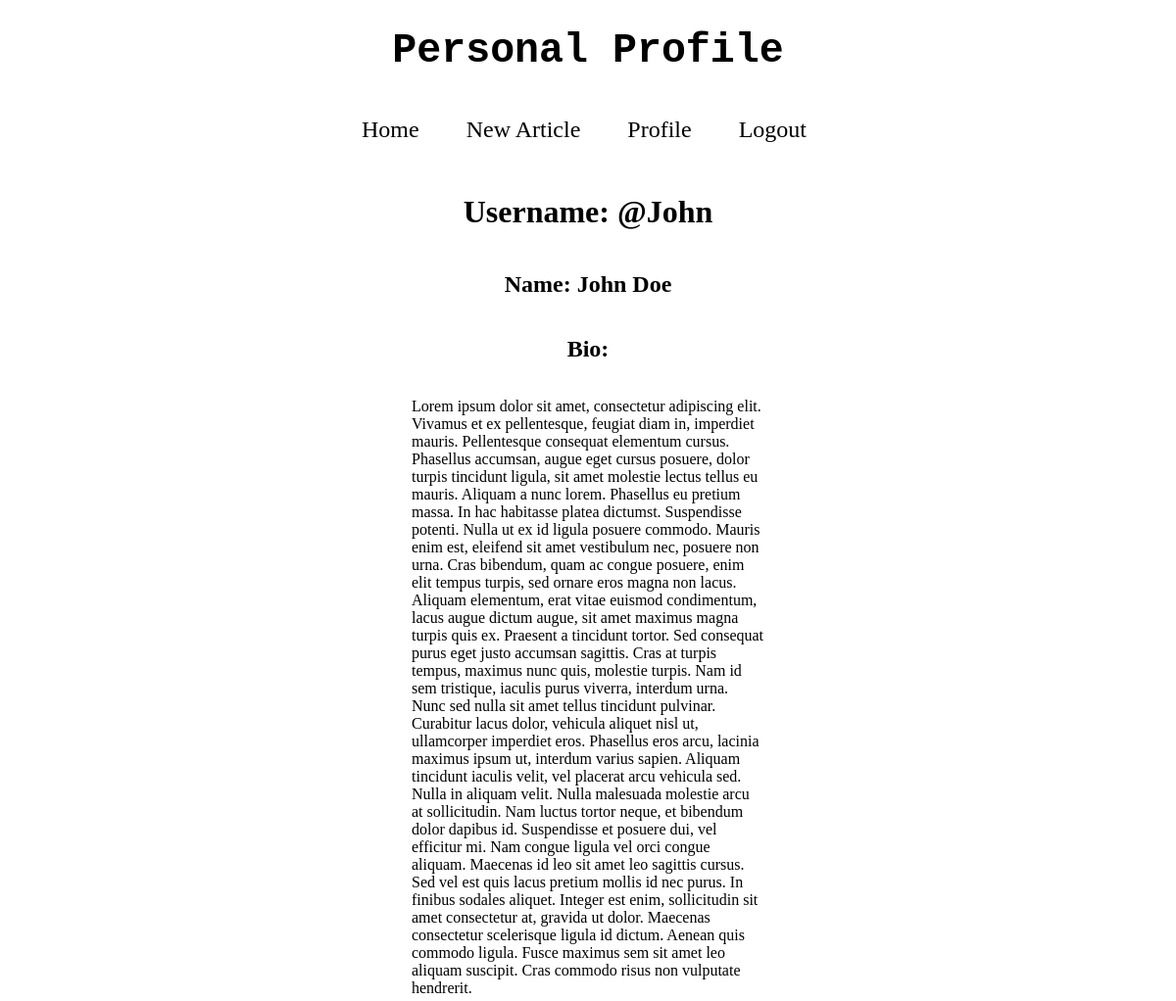
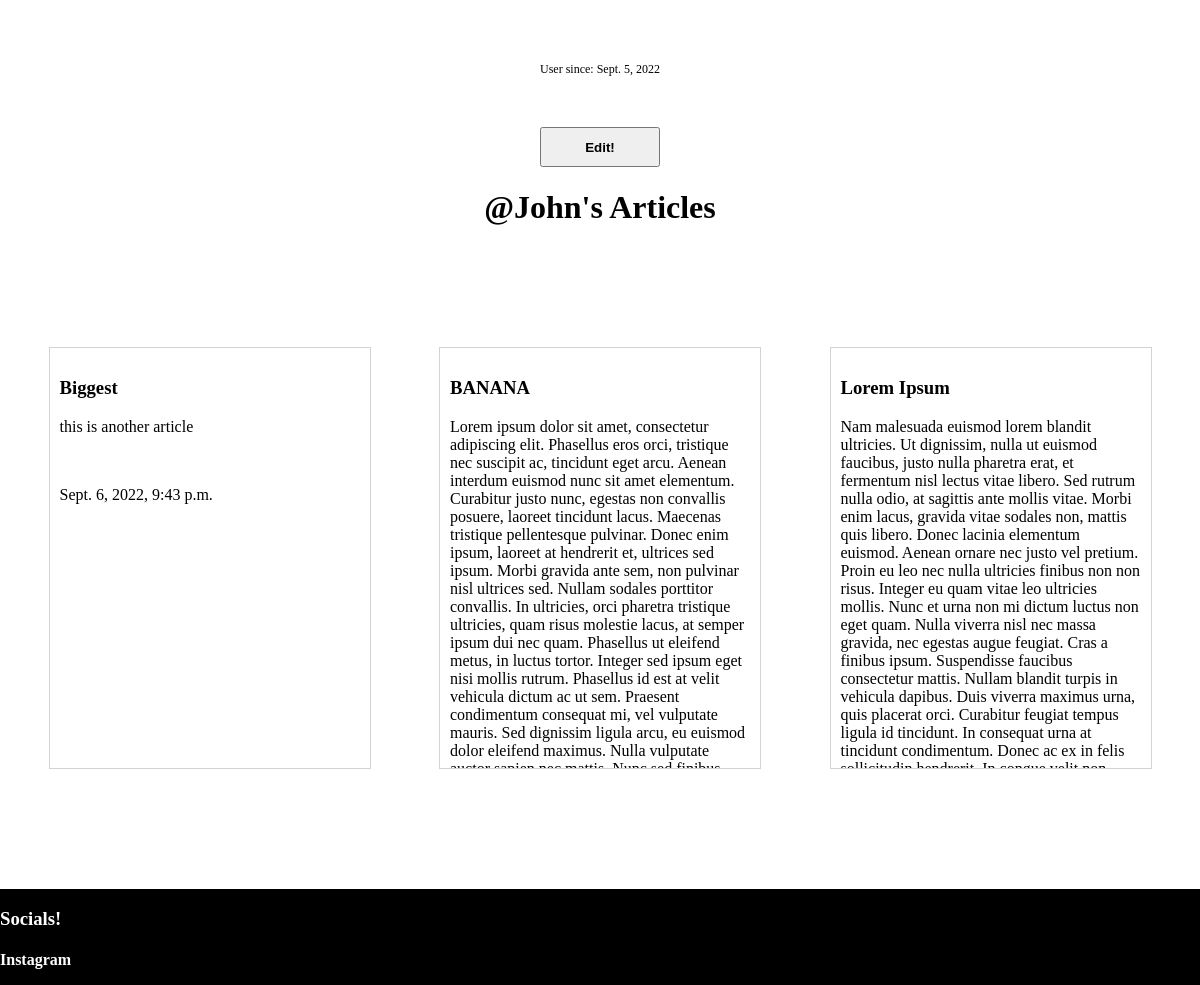
Screenshot of /profile/3 (signed in) with the database file from the repository (2 pictures, top to bottom).
### personalBlog/models.py (models this page shows, shortened)
class UserProfile(models.Model):
    username=models.OneToOneField(User, on_delete=models.CASCADE, related_name="profile")
    profileName=models.CharField(max_length=20, blank=True, null=True, default="John Doe")
    bio=models.TextField(null=True, blank=True, default="Your bio here...")
    created=models.DateField(auto_now_add=True)

class User(AbstractUser):
    pass

class Article(models.Model):
    author=models.ForeignKey(User, on_delete=models.PROTECT)
    headline=models.CharField(max_length=100, default="Your Title....")
    content=models.TextField()
    timestampCreated=models.DateTimeField(auto_now_add=True)
    timestampUpdated=models.DateTimeField(auto_now=True)

### personalBlog/views.py (the view)
# urls.py: path('profile/<int:id>', views.profile, name= "profile"),
def profile(request,id):
    if request.method=="GET":
        this_Profile=UserProfile.objects.get(username=request.user)
        my_Posts=Article.objects.filter(author=request.user)
        context={
            "profile":this_Profile,
            "posts":my_Posts
        }
        return render(request, "profile.html", context)
    else:
        this_Profile=UserProfile.objects.get(username=request.user)
        this_Profile.bio= request.POST["new_Bio"]
        this_Profile.profileName= request.POST["new_Name"]
        this_Profile.save()
        return HttpResponseRedirect(request.path_info)

### personalBlog/templates/profile.html (shortened to what this page needs)
{% extends "layout.html" %}
{% block headline %}Personal Profile{% endblock %}
{%load static %}
{% block content %}
    <div class = "profile">
        <div id ="unedited_Profile">
            <h1>Username: @{{profile.username}}</h1>
            <h2>Name: {{profile.profileName}}</h2>
            <h2>Bio:</h2> <p id="ProfBio"> {{profile.bio}}</p>
            <p id="userTimes">User since: {{profile.created}}</p>
            <button id="editArt_Profile">Edit!</button>
            <h1>@{{profile.username}}'s Articles</h1>
        </div>
    <div id="yourArticles">
        {% for post in posts %}
        <div class="profile_Article">
            <h3>{{post.headline}}</h3>
            <p>{{post.content}}</p>
            <br>
            <p>{{post.timestampCreated}}</p>
        </div>
        {% endfor %}
    </div>
    </div>
{% endblock %}

### personalBlog/static/styles.css (style rules this page uses)
body { margin:0; }
html { height: 100%; width: 100%; margin:0; padding:0; }
.profile { width:100vw; margin-top: 15px; }
#userTimes { font-size: 12px; margin: 50px; }
#yourArticles { margin-top:80px; display:flex; justify-content: space-evenly; }
.profile_Article { width: 19vw; min-width: 300px; height: 50vh; border:1px solid lightgrey; margin: 20px; overflow: scroll; padding: 10px; }
#editArt_Profile { padding:10px; width: 10vw; height: 5vh; font-weight: bold; cursor: pointer; }
#unedited_Profile { display: flex; flex-direction: column; align-items: center; }
#ProfBio { width: 30vw; }

### rows the page displays
UserProfile: username "John", profileName "John Doe", bio "Lorem ipsum dolor sit amet, consectetur adipiscing elit. Vivamus et ex pellentesque, feugiat diam in, imperdiet mauris. Pellentesque consequat elementum cursus. Phasellus accumsan, augue eget cursus posuere, dolor turpis tincidunt ligula, sit amet molestie lectus tellus eu mauris. Aliquam a nunc lorem. Phasellus eu pretium massa. In hac habitasse platea dictumst. Suspendisse potenti. Nulla ut ex id ligula posuere commodo. Mauris enim est, eleifend sit amet vestibulum nec, posuere non urna. Cras bibendum, quam ac congue posuere, enim elit tempus turpis, sed ornare eros magna non lacus. Aliquam elementum, erat vitae euismod condimentum, lacus augue dictum augue, sit amet maximus magna turpis…", created "Sept. 5, 2022"
Article: headline "Biggest", content "this is another article", timestampCreated "Sept. 6, 2022, 9:43 p.m."
Article: headline "BANANA", content "Lorem ipsum dolor sit amet, consectetur adipiscing elit. Phasellus eros orci, tristique nec suscipit ac, tincidunt eget arcu. Aenean interdum euismod nunc sit amet elementum. Curabitur justo nunc, egestas non convallis posuere, laoreet tincidunt lacus. Maecenas tristique pellentesque pulvinar. Donec enim ipsum, laoreet at hendrerit et, ultrices sed ipsum. Morbi gravida ante sem, non pulvinar nisl ultrices sed. Nullam sodales porttitor convallis. In ultricies, orci pharetra tristique ultricies, quam risus molestie lacus, at semper ipsum dui nec quam. Phasellus ut eleifend metus, in luctus tortor. Integer sed ipsum eget nisi mollis rutrum. Phasellus id est at velit vehicula dictum ac ut sem.…"
Article: headline "Lorem Ipsum", content "Nam malesuada euismod lorem blandit ultricies. Ut dignissim, nulla ut euismod faucibus, justo nulla pharetra erat, et fermentum nisl lectus vitae libero. Sed rutrum nulla odio, at sagittis ante mollis vitae. Morbi enim lacus, gravida vitae sodales non, mattis quis libero. Donec lacinia elementum euismod. Aenean ornare nec justo vel pretium. Proin eu leo nec nulla ultricies finibus non non risus. Integer eu quam vitae leo ultricies mollis. Nunc et urna non mi dictum luctus non eget quam. Nulla viverra nisl nec massa gravida, nec egestas augue feugiat. Cras a finibus ipsum. Suspendisse faucibus consectetur mattis. Nullam blandit turpis in vehicula dapibus. Duis viverra maximus urna, quis…"
